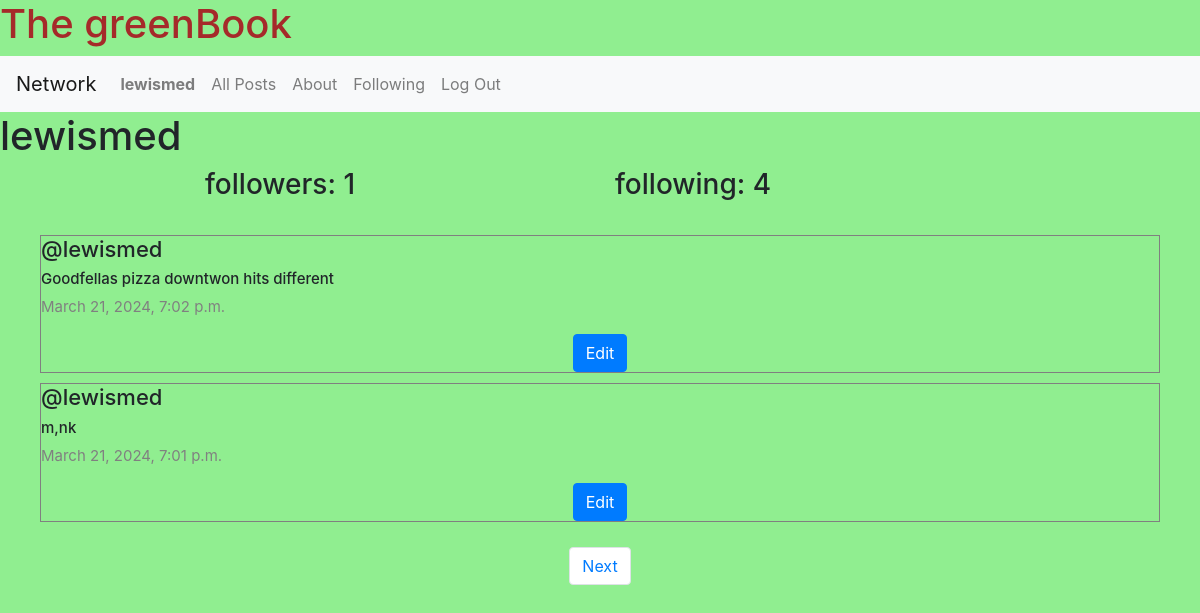
/profile/2 (signed in), run on an earlier commit of the app's database.
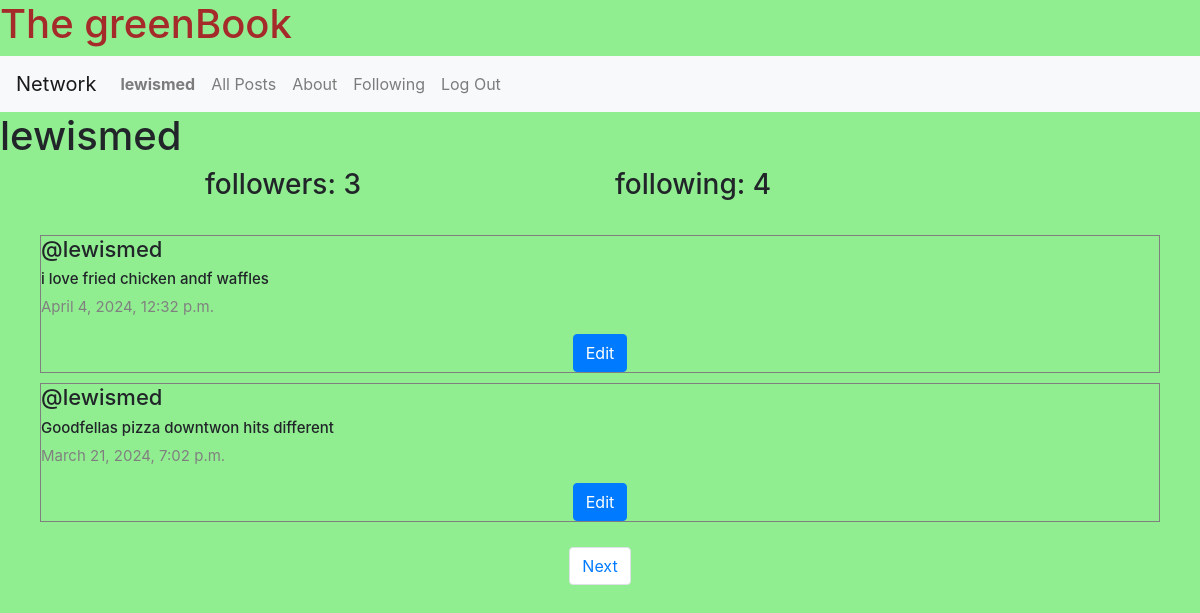
And on a later commit of the database.
### network/models.py (models this page shows, shortened)
class User(AbstractUser):
    pass

class Post(models.Model):
    content=models.CharField(max_length=140)
    user=models.ForeignKey(User,on_delete=models.CASCADE,related_name="author")
    imageUrl=models.CharField(max_length=1000,null=True)
    date=models.DateTimeField(auto_now_add=True)
    comment=models.CharField(max_length=140, default="feedback")

### network/views.py (the view)
# urls.py: path('profile/<int:user_id>',views.profile,name='profile'),
def profile(request,user_id):
     user=User.objects.get(pk=user_id)
     otherUser=User.objects.get(pk=request.user.id)
     allPosts=Post.objects.filter(user=user).order_by("id").reverse()
     following= Follow.objects.filter(user=user)
     followers=Follow.objects.filter(user_follower=user)
     try:
         checkFollow=followers.filter(user=User.objects.get(pk=request.user.id))
         if len(checkFollow) !=0:
             isFollowing=True
         else:
             isFollowing =False
     except:
         isFollowing= False
     paginator=Paginator(allPosts,2)
     page_number= request.GET.get('page')
     posts_of_the_page=paginator.get_page(page_number)
     return render(request, "network/profile.html",{
        "allPosts":allPosts,
        "posts_of_the_page":posts_of_the_page,
        "username":user.username,
        'following':following,
        "followers":followers,
        "isFollowing":isFollowing,
        "user_profile":user
    })

### network/templates/network/profile.html (shortened to what this page needs)
{% extends "network/layout.html" %}
{% block body %}
<h1>{{ username }}</h1>
<div class="contianer">
<div class="row d-flex justify-content-center">
    <h3 class="col-4"> followers: {{followers.count}}</h3>
    <h3 class="col-4"> following: {{following.count}}</h3>
    </div>
</div>
<div class="all-posts" >
    {% for post in posts_of_the_page %}
    <div class="post" style="margin: 5px 20px; border:0.1px solid gray; display: flex;
    justify-content: center;
    flex-direction:column;
    box-sizing: border-box;">
<h5 class="username">@{{ post.user }}</h5>
<h6 class="content" id="content_{{post.id}}" >{{ post.content }}</h6>
 <p class="date"> {{ post.date }}</p>
 {% if user.is_authenticated %}
 {% if user == post.user %}
 <div class="d-flex justify-content-around">
     <button class="btn btn-primary" data-toggle="modal" data-target="#modal_edit_post_{{ post.id }}" > Edit </button>
 </div>
 {% endif %}
 {% endif %}
</div>
    {% endfor %}
</div>
<nav aria-label="Page navigation example">
    <ul class="pagination d-flex justify-content-center">
      {% if posts_of_the_page.has_next %}
      <li class="page-item"><a class="page-link" href="?page={{ posts_of_the_page.next_page_number }}">Next</a></li>
        {% endif %}
    </ul>
  </nav>
{% endblock %}

### network/templates/network/layout.html (shortened to what this page needs)
{% load static %}
<!DOCTYPE html>
<html lang="en">
    <head>
        <link rel="stylesheet" href="https://stackpath.bootstrapcdn.com/bootstrap/4.4.1/css/bootstrap.min.css">
        <link href="{% static 'network/styles.css' %}" rel="stylesheet">
        <link rel="stylesheet" href="https://cdnjs.cloudflare.com/ajax/libs/font-awesome/4.7.0/css/font-awesome.min.css">
    </head>
    <body style="background-color: lightgreen;">
<h1 style="color:brown"> The greenBook</h1>
        <nav class="navbar navbar-expand-lg navbar-light bg-light">
            <a class="navbar-brand" href="#">Network</a>
            <div >
              <ul class="navbar-nav mr-auto">
                {% if user.is_authenticated %}
                    <li class="nav-item">
                        <a class="nav-link" href="{% url 'profile' user_id=user.id %}"><strong>{{ user.username }}</strong></a>
                    </li>
                {% endif %}
                <li class="nav-item">
                  <a class="nav-link" href="{% url 'index' %}">All Posts</a>
                </li>
                <li class="nav-item">
                    <a class="nav-link" href="{% url 'about' %}">About</a>
                  </li>
                {% if user.is_authenticated %}
                    <li class="nav-item">
                        <a class="nav-link" href="{% url  'following' %}">Following</a>
                    </li>
                    <li class="nav-item">
                        <a class="nav-link" href="{% url 'logout' %}">Log Out</a>
                    </li>
                {% endif %}
              </ul>
            </div>
          </nav>
        <div class="body">
            {% block body %}
            {% endblock %}
        </div>
    </body>
</html>

### network/static/network/styles.css (style rules this page uses)
.all-posts { display: flex; justify-content: flex-start; flex-direction: column; margin: 20px; }
.content { font-size: 15px; }
.username { font-size: 22px; }
.date { color:gray; font-size: 15px; }

### network/templates/network/layout.html (style rules this page uses)
body { background-color: lightgreen; }

What changed in the data, as far as the page shows it:
no longer on this page (row unchanged): Post: user "lewismed", content "m,nk", date "March 21, 2024, 7:01 p.m."
added Post: user "lewismed", content "i love fried chicken andf waffles", date "April 4, 2024, 12:32 p.m."
Also different on the page:
{{ followers.count }}: "1" → "3"
